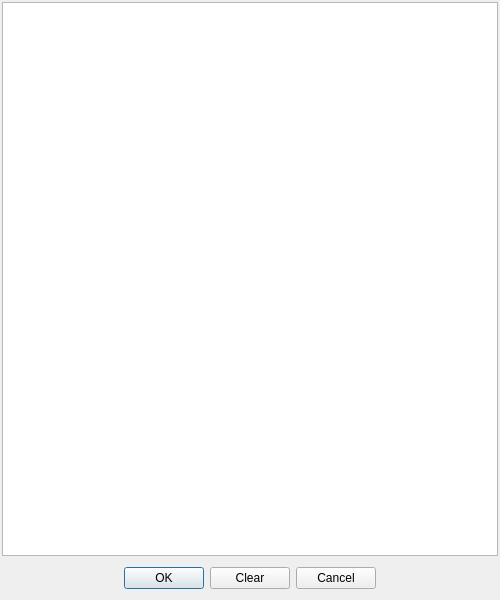
<?xml version="1.0" encoding="UTF-8"?>
<ui version="4.0">
 <class>QDlgCache</class>
 <widget class="QDialog" name="QDlgCache">
  <property name="geometry">
   <rect>
    <x>0</x>
    <y>0</y>
    <width>500</width>
    <height>600</height>
   </rect>
  </property>
  <property name="minimumSize">
   <size>
    <width>500</width>
    <height>600</height>
   </size>
  </property>
  <property name="windowTitle">
   <string>Dialog</string>
  </property>
  <layout class="QVBoxLayout" name="verticalLayout">
   <property name="spacing">
    <number>2</number>
   </property>
   <property name="leftMargin">
    <number>2</number>
   </property>
   <property name="topMargin">
    <number>2</number>
   </property>
   <property name="rightMargin">
    <number>2</number>
   </property>
   <property name="bottomMargin">
    <number>2</number>
   </property>
   <item>
    <widget class="QListWidget" name="listWidget">
     <property name="editTriggers">
      <set>QAbstractItemView::NoEditTriggers</set>
     </property>
    </widget>
   </item>
   <item>
    <widget class="QWidget" name="widget" native="true">
     <layout class="QHBoxLayout" name="horizontalLayout">
      <item>
       <spacer name="horizontalSpacer">
        <property name="orientation">
         <enum>Qt::Horizontal</enum>
        </property>
        <property name="sizeHint" stdset="0">
         <size>
          <width>306</width>
          <height>20</height>
         </size>
        </property>
       </spacer>
      </item>
      <item>
       <widget class="QPushButton" name="btnOk">
        <property name="text">
         <string>OK</string>
        </property>
       </widget>
      </item>
      <item>
       <widget class="QPushButton" name="btnClear">
        <property name="text">
         <string>Clear</string>
        </property>
       </widget>
      </item>
      <item>
       <widget class="QPushButton" name="btnCancel">
        <property name="text">
         <string>Cancel</string>
        </property>
       </widget>
      </item>
      <item>
       <spacer name="horizontalSpacer_2">
        <property name="orientation">
         <enum>Qt::Horizontal</enum>
        </property>
        <property name="sizeHint" stdset="0">
         <size>
          <width>306</width>
          <height>20</height>
         </size>
        </property>
       </spacer>
      </item>
     </layout>
    </widget>
   </item>
  </layout>
 </widget>
 <resources/>
 <connections/>
</ui>
